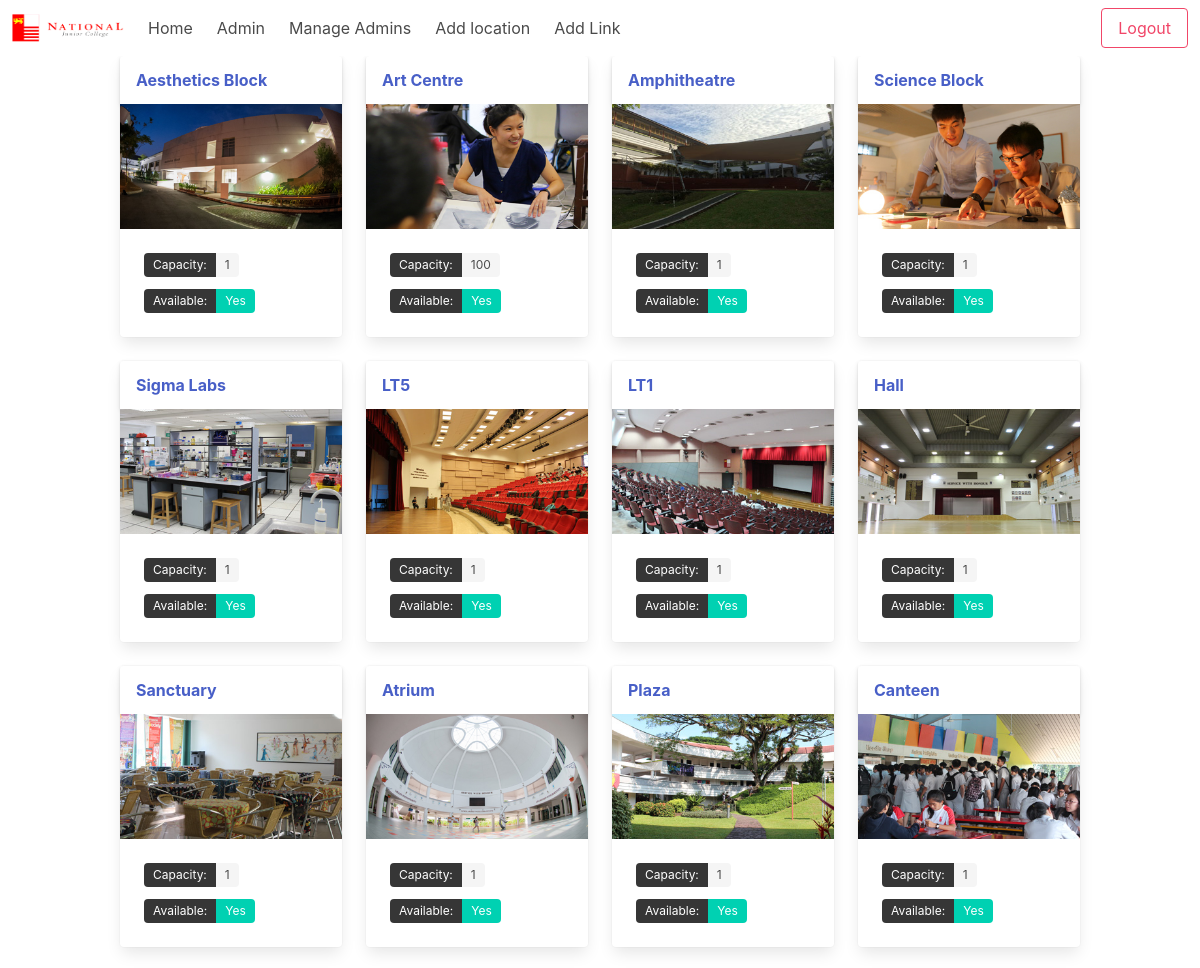
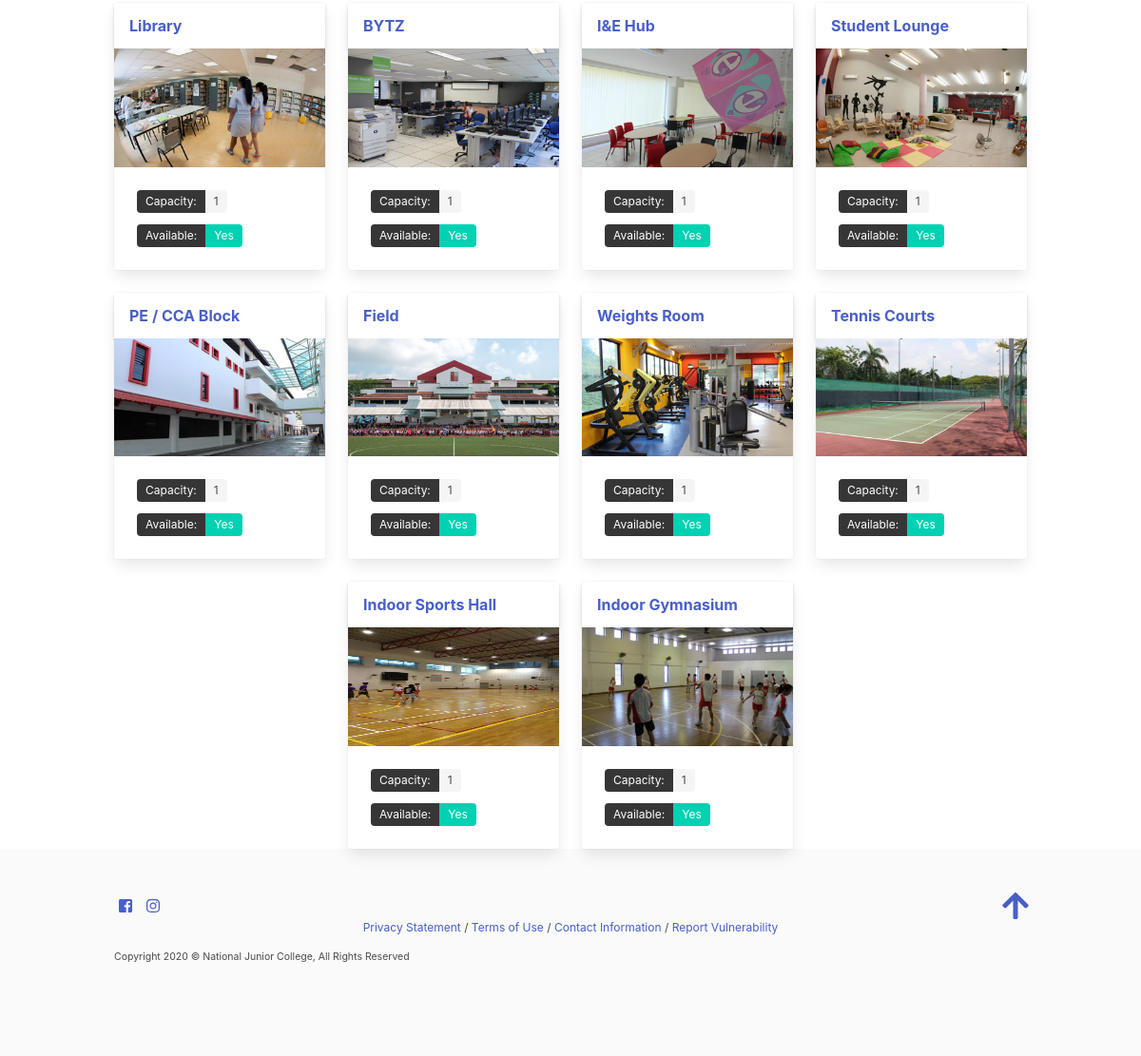
/ (signed in), run on the app's committed database (2 pictures, top to bottom).
### tables this page shows
CREATE TABLE "places" (
	"ID"	INTEGER NOT NULL,
	"Name"	TEXT NOT NULL,
	"Description"	TEXT,
	"Capacity"	INTEGER,
	"Availability"	TEXT,
	"Image"	TEXT,
	PRIMARY KEY("ID" AUTOINCREMENT)
);

### app.py (the view)
@ app.route('/')
def home():
    con = open_DB()
    cur = con.execute('SELECT * FROM places')
    rows = cur.fetchall()
    return render_template('main.html', places=rows)

### app.py (called while the page is built)
def open_DB():
    connection = sqlite3.connect(db_path)
    connection.row_factory = sqlite3.Row
    return connection

### templates/main.html (shortened to what this page needs)
{% extends "base.html" %}
{% block content %}
<div class="columns is-multiline">
    {% for place in places %}
    <div class="column is-one-quarter">
        <div class="container">
            <div class="is-centered">
                <a href="{{ url_for('view_location', location=place['Name']) }}">
                    <div class="card">
                        <header class="card-header">
                            <p class="card-header-title">
                                <a href="{{ url_for('view_location', location=place['ID']) }} ">
                                    {{place["Name"]}}</a>
                            </p>
                        </header>
                        <div class="card-image">
                            <figure class="image is-16by9">
                                <img src="/static/images/{{place['image']}}" alt="Placeholder image">
                            </figure>
                        </div>
                        <div class="card-content">
                            <div class="field is-grouped is-grouped-multiline">
                                <div class="control">
                                    <div class="tags has-addons">
                                        <span class="tag is-dark">Capacity:</span>
                                        <span class="tag is-is-info">{{place["Capacity"]}}</span>
                                    </div>
                                </div>
                                <div class="control">
                                    <div class="tags has-addons">
                                        <span class="tag is-dark">Available:</span>
                                        <span class="tag is-primary">{{place["Availability"]}}</span>
                                    </div>
                                </div>
                            </div>
                        </div>
                    </div>
                </a>
            </div>
        </div>
    </div>
    {% endfor %}
</div>
{% endblock %}

### templates/main.html (style rules this page uses)
.column { display: flex; }
.columns { justify-content: center; }

### data on the page
places: Name "Aesthetics Block", image (picture), Capacity "1", Availability "Yes"
places: Name "Art Centre", image (picture), Capacity "100", Availability "Yes"
places: Name "Amphitheatre", image (picture), Capacity "1", Availability "Yes"
places: Name "Science Block", image (picture), Capacity "1", Availability "Yes"
places: Name "Sigma Labs", image (picture), Capacity "1", Availability "Yes"
places: Name "LT5", image (picture), Capacity "1", Availability "Yes"
places: Name "LT1", image (picture), Capacity "1", Availability "Yes"
places: Name "Hall", image (picture), Capacity "1", Availability "Yes"
places: Name "Sanctuary", image (picture), Capacity "1", Availability "Yes"
places: Name "Atrium", image (picture), Capacity "1", Availability "Yes"
places: Name "Plaza", image (picture), Capacity "1", Availability "Yes"
places: Name "Canteen", image (picture), Capacity "1", Availability "Yes"
places: Name "Library", image (picture), Capacity "1", Availability "Yes"
places: Name "BYTZ", image (picture), Capacity "1", Availability "Yes"
places: Name "I&E Hub", image (picture), Capacity "1", Availability "Yes"
places: Name "Student Lounge", image (picture), Capacity "1", Availability "Yes"
places: Name "PE / CCA Block", image (picture), Capacity "1", Availability "Yes"
places: Name "Field", image (picture), Capacity "1", Availability "Yes"
places: Name "Weights Room", image (picture), Capacity "1", Availability "Yes"
places: Name "Tennis Courts", image (picture), Capacity "1", Availability "Yes"
places: Name "Indoor Sports Hall", image (picture), Capacity "1", Availability "Yes"
places: Name "Indoor Gymnasium", image (picture), Capacity "1", Availability "Yes"
